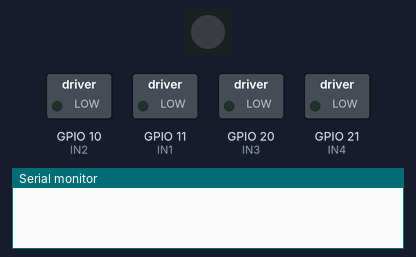
A sketch run on a simulated ESP32-C6. On the bench: 1 RGB LEDs in strip order, left to right, switched loads named in the sketch (green lamp = pin HIGH), the last lines printed to the serial monitor. Dim RGB values are drawn brighter than linear; WiFi joins after 1.5 s; servers stay silent unless stated; not simulated (calls return 0 or success): ../WiFi_Credentials.h.

Above: at 0.07 s.
At 2.63 s:
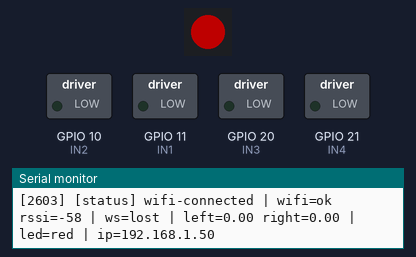
Timing chart, 0 to 3.0 s (numbered marks = the images above):
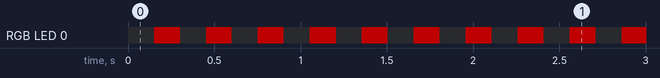

Measured:
- by itself, RGB LED 0: alternates RGB(80, 0, 0) for 0.15 s and off for 0.15 s

The sketch:

WifiRCCars_v3_2_MotorPolarityFixed.ino
```cpp
#include <WiFi.h>
#include <ArduinoJson.h>
#include <ArduinoWebsockets.h>
#include <Adafruit_NeoPixel.h>
#include "../WiFi_Credentials.h"

using namespace websockets;

// ====== User Config ======
const char* WS_URL = "ws://192.168.50.51:8000/ws";

constexpr int NEOPIXEL_PIN = 8;
constexpr int NEOPIXEL_COUNT = 1;

// Motor pins (as verified by your test)
// IN1 (GPIO11): Left motor reverse
// IN2 (GPIO10): Left motor forward
// IN3 (GPIO20): Right motor reverse
// IN4 (GPIO21): Right motor forward
constexpr int IN1 = 11;
constexpr int IN2 = 10;
constexpr int IN3 = 20;
constexpr int IN4 = 21;

constexpr unsigned long TELEMETRY_INTERVAL_MS = 3000;
constexpr unsigned long WIFI_RETRY_MS = 2000;
constexpr unsigned long WS_RETRY_MS = 2000;
constexpr unsigned long COMMAND_TIMEOUT_MS = 350; // failsafe window
constexpr unsigned long STATUS_PRINT_MS = 200;
constexpr unsigned long LED_FLASH_CONNECTED_MS = 800;
constexpr unsigned long LED_FLASH_DISCONNECTED_MS = 150;

// ====== State ======
WebsocketsClient ws;
Adafruit_NeoPixel pixels(NEOPIXEL_COUNT, NEOPIXEL_PIN, NEO_GRB + NEO_KHZ800);

String targetId;
String ipString;
String statusText = "booting";

float leftSpeed = 0.0f;
float rightSpeed = 0.0f;

unsigned long lastTelemetryMs = 0;
unsigned long lastWifiAttemptMs = 0;
unsigned long lastWsAttemptMs = 0;
unsigned long lastCommandMs = 0;
unsigned long lastStatusPrintMs = 0;
unsigned long lastLedToggleMs = 0;
bool wsConnected = false;
bool ledOn = false;

// ====== Helpers ======
void setStatus(const char* message) {
  statusText = message;
}

String buildTargetIdFromIp(IPAddress ip) {
  int last = ip[3];
  int suffix = last % 100;
  if (suffix < 0) suffix = 0;
  if (suffix > 99) suffix = 99;
  char buf[8];
  snprintf(buf, sizeof(buf), "esp-%02d", suffix);
  return String(buf);
}

void applyLedColor(uint8_t r, uint8_t g, uint8_t b) {
  uint32_t color = pixels.Color(r, g, b);
  pixels.setPixelColor(0, color);
  pixels.show();
}

void applyMotorSide(float speed, int pinForward, int pinReverse) {
  if (speed > 0.0f) {
    digitalWrite(pinForward, HIGH);
    digitalWrite(pinReverse, LOW);
  } else if (speed < 0.0f) {
    digitalWrite(pinForward, LOW);
    digitalWrite(pinReverse, HIGH);
  } else {
    digitalWrite(pinForward, LOW);
    digitalWrite(pinReverse, LOW);
  }
}

void applyMotors() {
  applyMotorSide(leftSpeed, IN2, IN1);  // forward pin = IN2, reverse pin = IN1
  applyMotorSide(rightSpeed, IN4, IN3); // forward pin = IN4, reverse pin = IN3
}

void applySafeOutputs() {
  leftSpeed = 0.0f;
  rightSpeed = 0.0f;
  applyMotors();
}

void updateIdentityFromWifi() {
  IPAddress ip = WiFi.localIP();
  ipString = ip.toString();
  targetId = buildTargetIdFromIp(ip);
}

void sendRegister() {
  StaticJsonDocument<768> doc;
  doc["type"] = "target_register";
  doc["target_id"] = targetId;
  doc["display_name"] = targetId;
  doc["mode"] = "write_only";

  JsonArray vars = doc.createNestedArray("variables");

  auto addVar = [&](const char* name, const char* type, const char* access) {
    JsonObject v = vars.createNestedObject();
    v["name"] = name;
    v["type"] = type;
    v["access"] = access;
  };

  addVar("left_speed", "float", "write");
  addVar("right_speed", "float", "write");

  addVar("ip", "string", "read");
  addVar("status_text", "string", "read");
  addVar("wifi_rssi", "float", "read");

  JsonObject init = doc.createNestedObject("initial_state");
  init["ip"] = ipString;
  init["status_text"] = statusText;
  init["wifi_rssi"] = (float)WiFi.RSSI();

  String payload;
  serializeJson(doc, payload);
  ws.send(payload);
}

void sendTelemetry() {
  StaticJsonDocument<256> doc;
  doc["type"] = "target_telemetry";
  doc["target_id"] = targetId;

  JsonObject values = doc.createNestedObject("values");
  values["ip"] = ipString;
  values["status_text"] = statusText;
  values["wifi_rssi"] = (float)WiFi.RSSI();

  String payload;
  serializeJson(doc, payload);
  ws.send(payload);
}

void handleMessage(const String& message) {
  StaticJsonDocument<768> doc;
  DeserializationError err = deserializeJson(doc, message);
  if (err) return;

  const char* type = doc["type"] | "";
  if (strcmp(type, "target_write_update") == 0) {
    const char* msgTarget = doc["target_id"] | "";
    if (targetId != msgTarget) return;

    JsonObject values = doc["values"];
    if (!values.isNull()) {
      if (values.containsKey("left_speed")) leftSpeed = values["left_speed"];
      if (values.containsKey("right_speed")) rightSpeed = values["right_speed"];

      lastCommandMs = millis();
      setStatus("running");
      applyMotors();
    }
  } else if (strcmp(type, "target_registered") == 0) {
    setStatus("registered");
  }
}

void setupWifi() {
  setStatus("wifi-connecting");
  WiFi.mode(WIFI_STA);
  WiFi.begin(WIFI_SSID, WIFI_PASS);
}

void ensureWifi() {
  if (WiFi.status() == WL_CONNECTED) return;
  unsigned long now = millis();
  if (now - lastWifiAttemptMs < WIFI_RETRY_MS) return;
  lastWifiAttemptMs = now;
  setStatus("wifi-connecting");
  WiFi.disconnect(true);
  WiFi.begin(WIFI_SSID, WIFI_PASS);
}

void connectWebSocket() {
  setStatus("ws-connecting");

  ws.onMessage([](WebsocketsMessage msg) {
    handleMessage(msg.data());
  });

  ws.onEvent([](WebsocketsEvent event, String data) {
    if (event == WebsocketsEvent::ConnectionOpened) {
      wsConnected = true;
      setStatus("ws-connected");
      sendRegister();
    } else if (event == WebsocketsEvent::ConnectionClosed) {
      wsConnected = false;
      setStatus("ws-lost");
      applySafeOutputs();
    }
  });

  ws.connect(WS_URL);
}

void ensureWebSocket() {
  if (WiFi.status() != WL_CONNECTED) {
    setStatus("wifi-lost");
    wsConnected = false;
    return;
  }
  if (ws.available()) return;

  unsigned long now = millis();
  if (now - lastWsAttemptMs < WS_RETRY_MS) return;
  lastWsAttemptMs = now;
  connectWebSocket();
}

void checkFailsafe() {
  unsigned long now = millis();
  if (wsConnected && (now - lastCommandMs > COMMAND_TIMEOUT_MS)) {
    setStatus("failsafe");
    applySafeOutputs();
  }
}

void updateStatusLed() {
  unsigned long now = millis();
  bool connected = (WiFi.status() == WL_CONNECTED) && wsConnected;
  unsigned long interval = connected ? LED_FLASH_CONNECTED_MS : LED_FLASH_DISCONNECTED_MS;
  if (now - lastLedToggleMs < interval) return;
  lastLedToggleMs = now;
  ledOn = !ledOn;
  if (connected) {
    if (ledOn) {
      applyLedColor(0, 0, 80);
    } else {
      applyLedColor(0, 0, 0);
    }
  } else {
    if (ledOn) {
      applyLedColor(80, 0, 0);
    } else {
      applyLedColor(0, 0, 0);
    }
  }
}

void printStatus() {
  unsigned long now = millis();
  if (now - lastStatusPrintMs < STATUS_PRINT_MS) return;
  lastStatusPrintMs = now;

  Serial.print("[");
  Serial.print(now);
  Serial.print("] [status] ");
  Serial.print(statusText);
  Serial.print(" | wifi=");
  Serial.print(WiFi.status() == WL_CONNECTED ? "ok" : "lost");
  Serial.print(" rssi=");
  Serial.print(WiFi.status() == WL_CONNECTED ? WiFi.RSSI() : 0);
  Serial.print(" | ws=");
  Serial.print(wsConnected ? "ok" : "lost");
  Serial.print(" | left=");
  Serial.print(leftSpeed);
  Serial.print(" right=");
  Serial.print(rightSpeed);
  Serial.print(" | led=");
  Serial.print((WiFi.status() == WL_CONNECTED) && wsConnected ? "blue" : "red");
  Serial.print(" | ip=");
  Serial.println(ipString);
}

void setup() {
  Serial.begin(115200);

  pinMode(IN1, OUTPUT);
  pinMode(IN2, OUTPUT);
  pinMode(IN3, OUTPUT);
  pinMode(IN4, OUTPUT);

  pixels.begin();
  pixels.clear();
  pixels.show();

  applySafeOutputs();
  setupWifi();
}

void loop() {
  if (WiFi.status() == WL_CONNECTED && ipString.length() == 0) {
    setStatus("wifi-connected");
    updateIdentityFromWifi();
  }

  ensureWifi();
  ensureWebSocket();

  if (WiFi.status() != WL_CONNECTED) {
    applySafeOutputs();
  }

  ws.poll();

  unsigned long now = millis();
  if (ws.available() && now - lastTelemetryMs >= TELEMETRY_INTERVAL_MS) {
    lastTelemetryMs = now;
    sendTelemetry();
  }

  checkFailsafe();
  updateStatusLed();
  printStatus();
}
```
